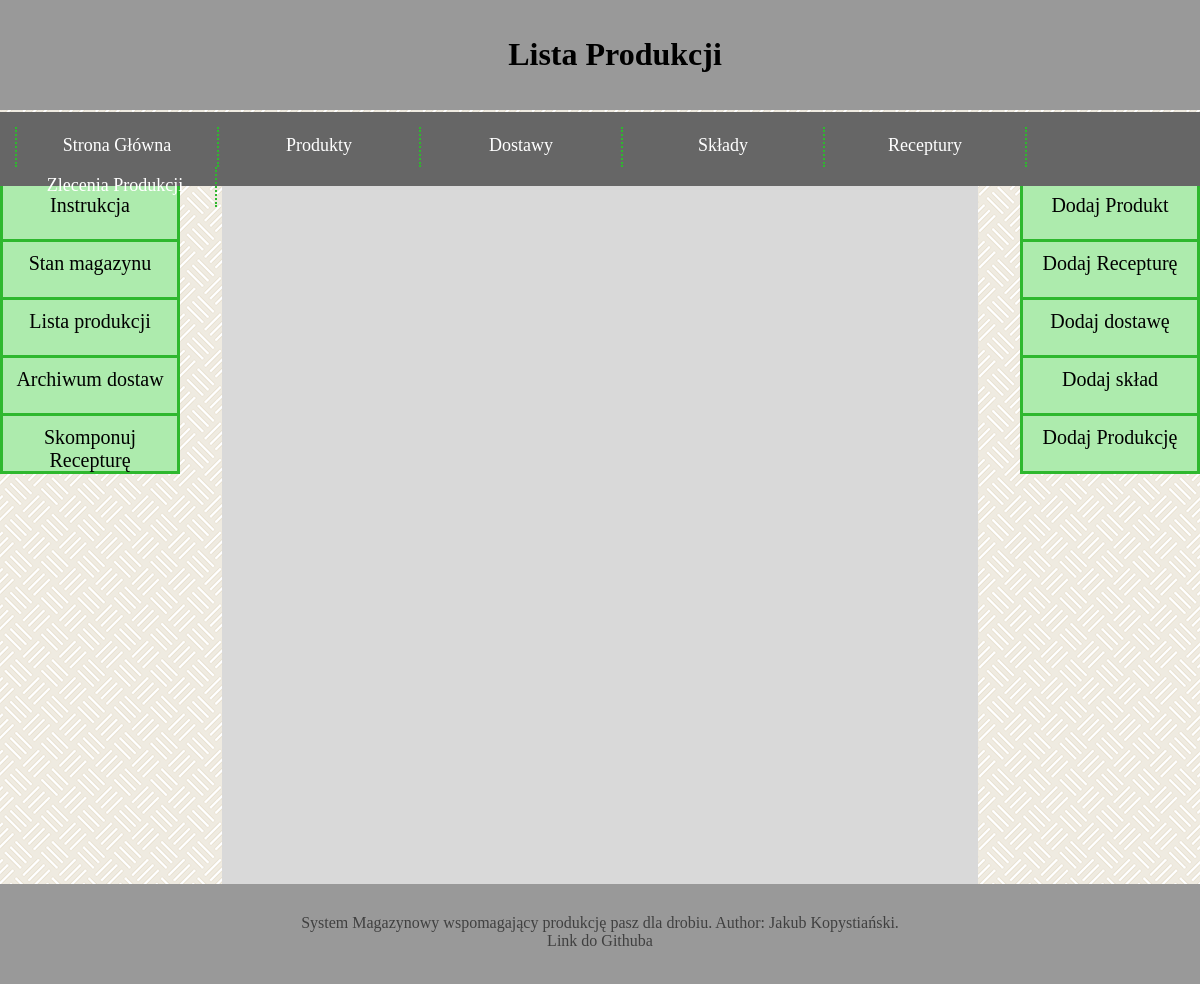
The app's page /warehouse/lista_produkcji/, older data.
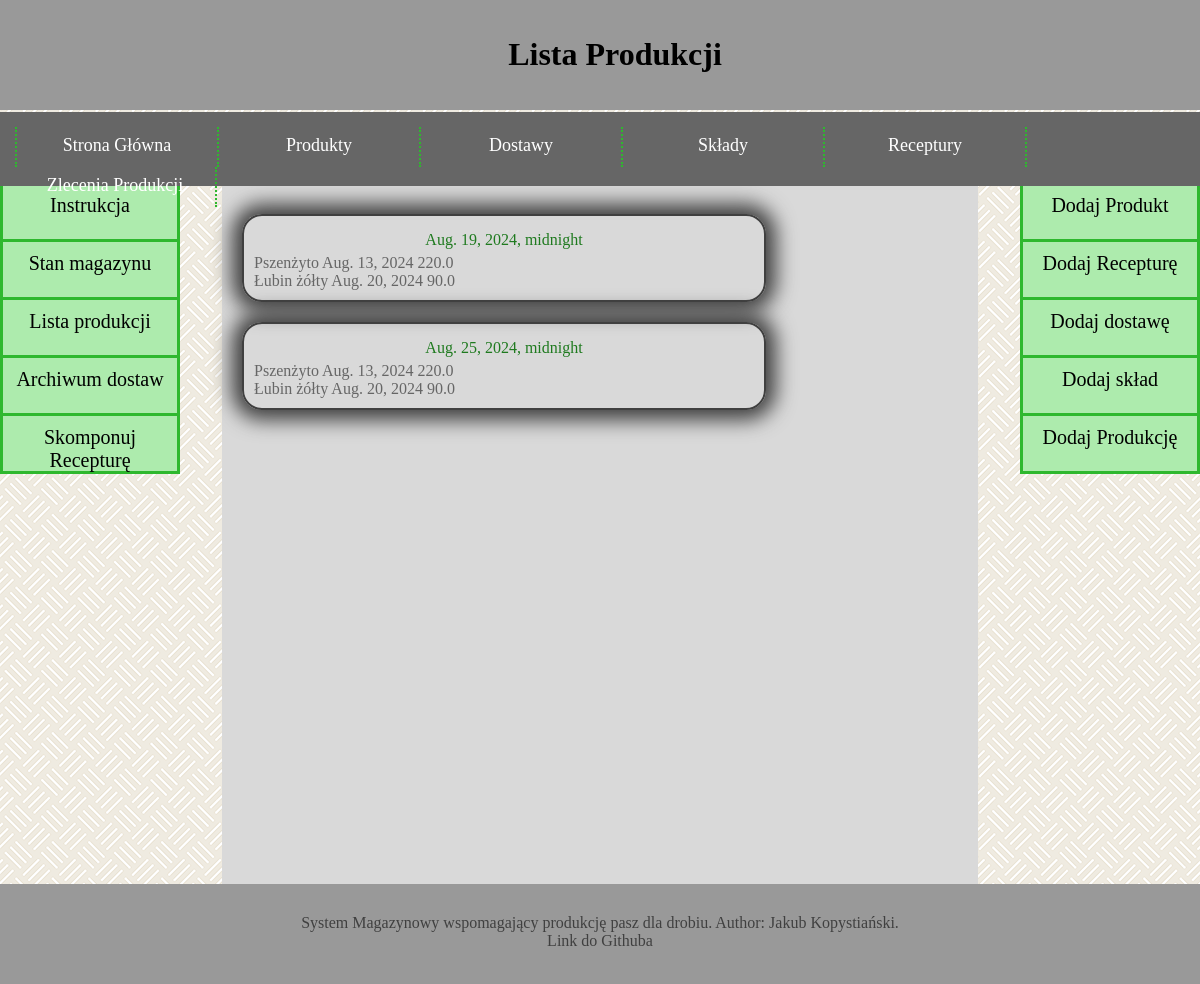
The same page, newer data.
### warehouse/models.py (models this page shows, shortened)
class Production(models.Model):
    recipe = models.ForeignKey(Recipe, models.SET_NULL, null= True)
    date = models.DateTimeField(default=timezone.now)
    name_of_final_product = models.CharField(max_length=255)

class ProductionElement(models.Model):
    production_ref = models.ForeignKey(Production, models.CASCADE)
    delivery_ref = models.ForeignKey(Delivery, models.CASCADE)
    quantity = models.FloatField()

class Delivery(models.Model):
    product = models.ForeignKey(Product, models.CASCADE)
    price = models.DecimalField(max_digits=19, decimal_places=4)
    date = models.DateField(default=timezone.now)
    initial_quantity = models.FloatField()
    used_quantity = models.FloatField()
    waste = models.FloatField()
    is_finished = models.BooleanField()

class Product(models.Model):
    product_name = models.CharField(max_length=1024)
    wilgotnosc = models.DecimalField(max_digits=3, decimal_places=1, default=12, validators=PERCENTAGE_VALIDATOR)
    energia_metaboliczna = models.FloatField()
    bialko_ogolne = models.DecimalField(max_digits=3, decimal_places=1, default=12, validators=PERCENTAGE_VALIDATOR)
    lizyna = models.FloatField()
    metionina = models.FloatField()
    cystyna = models.FloatField()
    treonina = models.FloatField()
    tryptofan = models.FloatField()
    arginina = models.FloatField()
    walina = models.FloatField()
    izoleucyna = models.FloatField()
    wapn = models.FloatField(default=0)
    fosfor_przyswajalny = models.FloatField()
    sod = models.FloatField()
    kwas_linolowy = models.FloatField()

### warehouse/views.py (the view)
# urls.py: path("lista_produkcji/", views.lista_produkcji, name="lista produkcji"),
def lista_produkcji(request):
    latest_deliveries_list      = Delivery.objects.all()
    latest_products_list        = Product.objects.all()
    latest_compositions_list    = Composition.objects.all()
    latest_productions_list     = Production.objects.all()
    latest_recipes_list         = Recipe.objects.all()
    class prod():
        def __init__(self, production, elems):
            self.production = production
            self.elems = elems
    productions = Production.objects.all().order_by('date')
    dict = []
    for p in productions:
        elems = []
        for e in ProductionElement.objects.filter(production_ref = p.pk):
            elems.append(e)
        dict.append(prod(p, elems))
    context = {
        "latest_deliveries_list": latest_deliveries_list,
        "latest_products_list": latest_products_list,
        "latest_compositions_list": latest_compositions_list,
        "latest_productions_list": latest_productions_list,
        "latest_recipes_list": latest_recipes_list,
        "dict" : dict,
    }
    return render(request, "warehouse/lista_produkcji.html", context)

### warehouse/templates/warehouse/lista_produkcji.html
{% extends "base.html" %}
{% block title %}Lista Produkcji{% endblock %}
{% block content %}
    {% for d in dict %}
    <div class="sm_prod">
        <a href="/warehouse/production/{{ d.production.id }}/"><div class="sm_legend">{{d.production.date}}</div></a>
        {% for e in d.elems %}
            <a href="/warehouse/delivery/{{ e.delivery_ref.id }}/">
                {{e.delivery_ref.product.product_name}} {{e.delivery_ref.date}} {{e.quantity}}
            </a>
            <br>
        {% endfor %}
    </div>
    {% endfor %}
{% endblock %}

### warehouse/templates/base.html (shortened to what this page needs)
<!doctype html>
<html lang="pl">
<head>
  {% load static %}
  <link rel="stylesheet" href="{% static 'warehouse/style.css' %}"/>
</head>
<body>
  <div id="logo">
    <h1>{% block title %}{% endblock %}</h1>
  </div>
  <div id="menu">
    <ol id="menuol">
      <li><a href="/warehouse/">Strona Główna</a></li>
      <li><a href="#">Produkty</a>
      </li>
      <li><a href="#">Dostawy</a>
      </li>
      <li><a href="#">Składy</a>
      </li>
      <li><a href="#">Receptury</a>
      </li>
      <li><a href="#">Zlecenia Produkcji</a>
      </li>
    </ol>
  </div>
  <div id="navigation">
    <a href="/warehouse/instruction/" class="addlink">
      <div class="additem">
        Instrukcja
      </div>
    </a>
    <a href="/warehouse/stan_magazynowy/" class="addlink">
      <div class="additem">
        Stan magazynu
      </div>
    </a>
    <a href="/warehouse/lista_produkcji/" class="addlink">
      <div class="additem">
        Lista produkcji
      </div>
    </a>
    <a href="/warehouse/archiwum_dostaw/" class="addlink">
      <div class="additem">
        Archiwum dostaw
      </div>
    </a>
    <a href="/warehouse/calculate_recipe/" class="addlink">
      <div class="additem">
        Skomponuj Recepturę
      </div>
    </a>
  </div>
  <div id="container">
    <div id="content">
        {% block content %}{% endblock %}
    </div>
  </div>
  <div id="additions">
    <a href="/warehouse/add_product/" class="addlink">
      <div class="additem">
        Dodaj Produkt
      </div>
    </a>
    <a href="/warehouse/add_recipe/" class="addlink">
      <div class="additem">
        Dodaj Recepturę
      </div>
    </a>
    <a href="/warehouse/add_delivery/" class="addlink">
      <div class="additem">
        Dodaj dostawę
      </div>
    </a>
    <a href="/warehouse/add_composition/" class="addlink">
      <div class="additem">
        Dodaj skład
      </div>
    </a>
    <a href="/warehouse/add_production/" class="addlink">
      <div class="additem">
        Dodaj Produkcję
      </div>
    </a>
  </div>
  <div id="footer">
    System Magazynowy wspomagający produkcję pasz dla drobiu. Author: Jakub Kopystiański.
    <br/>
    <a href="https://github.com/Kubapatoka/PracaInzynierska">Link do Githuba</a>
  </div>
</body>
</html>

### warehouse/static/warehouse/style.css (style rules this page uses)
:root { --gray_1: #f2f2f2; --gray_2: #d9d9d9; --gray_3: #bfbfbf; --gray_4: #999999; --gray_5: #666666; --gray_6: #404040; --gray_7: #262626; --green_1: #ebfaeb; --green_2: #adebad; --green_3: #85e085; --green_4: #5cd65c; --green_5: #33cc33; --green_6: #2eb82e; --green_7: #248f24; --green_8: #1f7a1f; --green_9: #145214; --red_1: #ff8080; --red_2: #ff0000; }
body { background-image: url("tlo.png"); color: white; margin: 0; }
#logo { width: 100%; background-color: var(--gray_4); color: black; text-align: center; padding: 15px; position: sticky; top: 0px; }
#menu { width: 100%; background-color: var(--gray_5); color: black; text-align: center; padding: 15px; position: sticky; top: 112px; }
#menuol { padding: 0; margin: 0; list-style-type: none; font-size: 18px; height: 40px; line-height: 200%; display: inline-block; }
#menuol a { color: white; text-decoration: none; display: block; }
#menuol > li { float: left; width: 200px; height: 40px; border-right: 2px dotted var(--green_6); }
#menuol > li:first-child { border-left: 2px dotted var(--green_6); }
#navigation { float: left; background-color: var(--green_2); color: black; width: 15%; min-height: 289px; }
#container { float: left; width: 70%; min-height: 700px; }
#content { background-color: var(--gray_2); color: black; width: 90%; padding-top: 10px; margin-top: 0; margin-bottom: 0; margin-left: auto; margin-right: auto; min-height: 690px; }
#additions { float: right; background-color: var(--green_2); color: black; width: 15%; min-height: 289px; }
#footer { clear: both; background-color: var(--gray_4); color: var(--gray_6); min-height: 70px; text-align: center; padding-top: 30px; }
.additem { height: 35px; font-size: 20px; padding: 10px; text-align: center; border-bottom: 3px solid var(--green_6); border-right: 3px solid var(--green_6); border-left: 3px solid var(--green_6); }
a.addlink { color: black; text-decoration: none; }
.sm_legend { color: var(--green_8); text-align: center; margin: 5px; }
.sm_prod > a { text-decoration: none; color: var(--gray_5); }
.sm_prod { border: 2px solid var(--gray_6); border-radius: 20px; box-shadow: 0 0 20px 10px var(--gray_6); width: 500px; margin: 20px 5px 20px 20px; padding: 10px; }
#footer > a { text-decoration: none; color: var(--gray_6); }

Row changes from the older to the newer data that the page shows:
added Production: production "Aug. 19, 2024, midnight"
added ProductionElement: delivery_ref.product.product_name "Pszenżyto", delivery_ref "Aug. 13, 2024", quantity "220.0", shown under "Aug. 19, 2024, midnight"
added ProductionElement: delivery_ref.product.product_name "Łubin żółty", delivery_ref "Aug. 20, 2024", quantity "90.0", shown under "Aug. 19, 2024, midnight"
added Production: production "Aug. 25, 2024, midnight"
added ProductionElement: delivery_ref.product.product_name "Pszenżyto", delivery_ref "Aug. 13, 2024", quantity "220.0", shown under "Aug. 25, 2024, midnight"
added ProductionElement: delivery_ref.product.product_name "Łubin żółty", delivery_ref "Aug. 20, 2024", quantity "90.0", shown under "Aug. 25, 2024, midnight"
